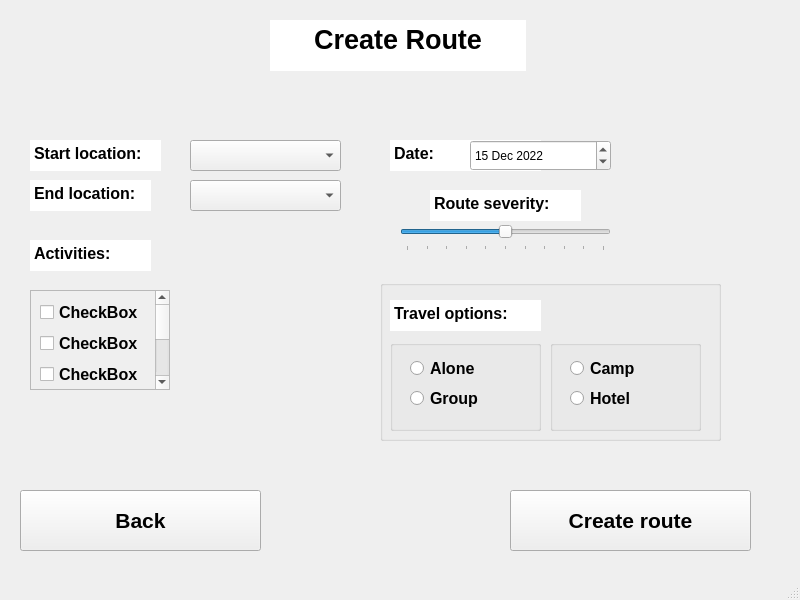
<?xml version="1.0" encoding="UTF-8"?>
<ui version="4.0">
 <class>CreateRouteWindow</class>
 <widget class="QMainWindow" name="CreateRouteWindow">
  <property name="geometry">
   <rect>
    <x>0</x>
    <y>0</y>
    <width>800</width>
    <height>600</height>
   </rect>
  </property>
  <property name="windowTitle">
   <string>MainWindow</string>
  </property>
  <widget class="QWidget" name="centralwidget">
   <widget class="QTextBrowser" name="textBrowser">
    <property name="geometry">
     <rect>
      <x>270</x>
      <y>20</y>
      <width>256</width>
      <height>51</height>
     </rect>
    </property>
    <property name="frameShape">
     <enum>QFrame::NoFrame</enum>
    </property>
    <property name="html">
     <string>&lt;!DOCTYPE HTML PUBLIC &quot;-//W3C//DTD HTML 4.0//EN&quot; &quot;http://www.w3.org/TR/REC-html40/strict.dtd&quot;&gt;
&lt;html&gt;&lt;head&gt;&lt;meta name=&quot;qrichtext&quot; content=&quot;1&quot; /&gt;&lt;style type=&quot;text/css&quot;&gt;
p, li { white-space: pre-wrap; }
&lt;/style&gt;&lt;/head&gt;&lt;body style=&quot; font-family:'MS Shell Dlg 2'; font-size:8.25pt; font-weight:400; font-style:normal;&quot;&gt;
&lt;p align=&quot;center&quot; style=&quot; margin-top:0px; margin-bottom:0px; margin-left:0px; margin-right:0px; -qt-block-indent:0; text-indent:0px;&quot;&gt;&lt;span style=&quot; font-size:20pt; font-weight:600;&quot;&gt;Create Route&lt;/span&gt;&lt;/p&gt;&lt;/body&gt;&lt;/html&gt;</string>
    </property>
   </widget>
   <widget class="QSlider" name="severity_level">
    <property name="geometry">
     <rect>
      <x>400</x>
      <y>220</y>
      <width>211</width>
      <height>31</height>
     </rect>
    </property>
    <property name="maximum">
     <number>10</number>
    </property>
    <property name="pageStep">
     <number>1</number>
    </property>
    <property name="sliderPosition">
     <number>5</number>
    </property>
    <property name="tracking">
     <bool>true</bool>
    </property>
    <property name="orientation">
     <enum>Qt::Horizontal</enum>
    </property>
    <property name="tickPosition">
     <enum>QSlider::TicksBelow</enum>
    </property>
    <property name="tickInterval">
     <number>1</number>
    </property>
   </widget>
   <widget class="QTextBrowser" name="textBrowser_2">
    <property name="geometry">
     <rect>
      <x>30</x>
      <y>140</y>
      <width>131</width>
      <height>31</height>
     </rect>
    </property>
    <property name="autoFillBackground">
     <bool>true</bool>
    </property>
    <property name="frameShape">
     <enum>QFrame::NoFrame</enum>
    </property>
    <property name="frameShadow">
     <enum>QFrame::Plain</enum>
    </property>
    <property name="html">
     <string>&lt;!DOCTYPE HTML PUBLIC &quot;-//W3C//DTD HTML 4.0//EN&quot; &quot;http://www.w3.org/TR/REC-html40/strict.dtd&quot;&gt;
&lt;html&gt;&lt;head&gt;&lt;meta name=&quot;qrichtext&quot; content=&quot;1&quot; /&gt;&lt;style type=&quot;text/css&quot;&gt;
p, li { white-space: pre-wrap; }
&lt;/style&gt;&lt;/head&gt;&lt;body style=&quot; font-family:'MS Shell Dlg 2'; font-size:8.25pt; font-weight:400; font-style:normal;&quot;&gt;
&lt;p style=&quot; margin-top:0px; margin-bottom:0px; margin-left:0px; margin-right:0px; -qt-block-indent:0; text-indent:0px;&quot;&gt;&lt;span style=&quot; font-size:12pt; font-weight:600;&quot;&gt;Start location:&lt;/span&gt;&lt;/p&gt;&lt;/body&gt;&lt;/html&gt;</string>
    </property>
   </widget>
   <widget class="QTextBrowser" name="textBrowser_3">
    <property name="geometry">
     <rect>
      <x>30</x>
      <y>180</y>
      <width>121</width>
      <height>31</height>
     </rect>
    </property>
    <property name="autoFillBackground">
     <bool>true</bool>
    </property>
    <property name="frameShape">
     <enum>QFrame::NoFrame</enum>
    </property>
    <property name="frameShadow">
     <enum>QFrame::Plain</enum>
    </property>
    <property name="html">
     <string>&lt;!DOCTYPE HTML PUBLIC &quot;-//W3C//DTD HTML 4.0//EN&quot; &quot;http://www.w3.org/TR/REC-html40/strict.dtd&quot;&gt;
&lt;html&gt;&lt;head&gt;&lt;meta name=&quot;qrichtext&quot; content=&quot;1&quot; /&gt;&lt;style type=&quot;text/css&quot;&gt;
p, li { white-space: pre-wrap; }
&lt;/style&gt;&lt;/head&gt;&lt;body style=&quot; font-family:'MS Shell Dlg 2'; font-size:8.25pt; font-weight:400; font-style:normal;&quot;&gt;
&lt;p style=&quot; margin-top:0px; margin-bottom:0px; margin-left:0px; margin-right:0px; -qt-block-indent:0; text-indent:0px;&quot;&gt;&lt;span style=&quot; font-size:12pt; font-weight:600;&quot;&gt;End location:&lt;/span&gt;&lt;/p&gt;&lt;/body&gt;&lt;/html&gt;</string>
    </property>
   </widget>
   <widget class="QTextBrowser" name="textBrowser_4">
    <property name="geometry">
     <rect>
      <x>430</x>
      <y>190</y>
      <width>151</width>
      <height>31</height>
     </rect>
    </property>
    <property name="frameShape">
     <enum>QFrame::NoFrame</enum>
    </property>
    <property name="html">
     <string>&lt;!DOCTYPE HTML PUBLIC &quot;-//W3C//DTD HTML 4.0//EN&quot; &quot;http://www.w3.org/TR/REC-html40/strict.dtd&quot;&gt;
&lt;html&gt;&lt;head&gt;&lt;meta name=&quot;qrichtext&quot; content=&quot;1&quot; /&gt;&lt;style type=&quot;text/css&quot;&gt;
p, li { white-space: pre-wrap; }
&lt;/style&gt;&lt;/head&gt;&lt;body style=&quot; font-family:'MS Shell Dlg 2'; font-size:8.25pt; font-weight:400; font-style:normal;&quot;&gt;
&lt;p style=&quot; margin-top:0px; margin-bottom:0px; margin-left:0px; margin-right:0px; -qt-block-indent:0; text-indent:0px;&quot;&gt;&lt;span style=&quot; font-size:12pt; font-weight:600;&quot;&gt;Route severity:&lt;/span&gt;&lt;/p&gt;&lt;/body&gt;&lt;/html&gt;</string>
    </property>
   </widget>
   <widget class="QComboBox" name="start_location_combo">
    <property name="geometry">
     <rect>
      <x>190</x>
      <y>140</y>
      <width>151</width>
      <height>31</height>
     </rect>
    </property>
    <property name="currentText">
     <string extracomment="Add start location"/>
    </property>
   </widget>
   <widget class="QComboBox" name="end_location_combo">
    <property name="geometry">
     <rect>
      <x>190</x>
      <y>180</y>
      <width>151</width>
      <height>31</height>
     </rect>
    </property>
    <property name="currentText">
     <string extracomment="Add start location"/>
    </property>
   </widget>
   <widget class="QPushButton" name="pushButton">
    <property name="geometry">
     <rect>
      <x>510</x>
      <y>490</y>
      <width>241</width>
      <height>61</height>
     </rect>
    </property>
    <property name="font">
     <font>
      <pointsize>16</pointsize>
      <weight>75</weight>
      <bold>true</bold>
     </font>
    </property>
    <property name="text">
     <string>Create route</string>
    </property>
   </widget>
   <widget class="QTextBrowser" name="textBrowser_5">
    <property name="geometry">
     <rect>
      <x>390</x>
      <y>140</y>
      <width>151</width>
      <height>31</height>
     </rect>
    </property>
    <property name="frameShape">
     <enum>QFrame::NoFrame</enum>
    </property>
    <property name="html">
     <string>&lt;!DOCTYPE HTML PUBLIC &quot;-//W3C//DTD HTML 4.0//EN&quot; &quot;http://www.w3.org/TR/REC-html40/strict.dtd&quot;&gt;
&lt;html&gt;&lt;head&gt;&lt;meta name=&quot;qrichtext&quot; content=&quot;1&quot; /&gt;&lt;style type=&quot;text/css&quot;&gt;
p, li { white-space: pre-wrap; }
&lt;/style&gt;&lt;/head&gt;&lt;body style=&quot; font-family:'MS Shell Dlg 2'; font-size:8.25pt; font-weight:400; font-style:normal;&quot;&gt;
&lt;p style=&quot; margin-top:0px; margin-bottom:0px; margin-left:0px; margin-right:0px; -qt-block-indent:0; text-indent:0px;&quot;&gt;&lt;span style=&quot; font-size:12pt; font-weight:600;&quot;&gt;Date:&lt;/span&gt;&lt;/p&gt;&lt;/body&gt;&lt;/html&gt;</string>
    </property>
   </widget>
   <widget class="QDateEdit" name="dateEdit">
    <property name="geometry">
     <rect>
      <x>470</x>
      <y>140</y>
      <width>141</width>
      <height>31</height>
     </rect>
    </property>
    <property name="dateTime">
     <datetime>
      <hour>0</hour>
      <minute>0</minute>
      <second>0</second>
      <year>2022</year>
      <month>12</month>
      <day>15</day>
     </datetime>
    </property>
   </widget>
   <widget class="QTextBrowser" name="textBrowser_6">
    <property name="geometry">
     <rect>
      <x>30</x>
      <y>240</y>
      <width>121</width>
      <height>31</height>
     </rect>
    </property>
    <property name="autoFillBackground">
     <bool>true</bool>
    </property>
    <property name="frameShape">
     <enum>QFrame::NoFrame</enum>
    </property>
    <property name="frameShadow">
     <enum>QFrame::Plain</enum>
    </property>
    <property name="html">
     <string>&lt;!DOCTYPE HTML PUBLIC &quot;-//W3C//DTD HTML 4.0//EN&quot; &quot;http://www.w3.org/TR/REC-html40/strict.dtd&quot;&gt;
&lt;html&gt;&lt;head&gt;&lt;meta name=&quot;qrichtext&quot; content=&quot;1&quot; /&gt;&lt;style type=&quot;text/css&quot;&gt;
p, li { white-space: pre-wrap; }
&lt;/style&gt;&lt;/head&gt;&lt;body style=&quot; font-family:'MS Shell Dlg 2'; font-size:8.25pt; font-weight:400; font-style:normal;&quot;&gt;
&lt;p style=&quot; margin-top:0px; margin-bottom:0px; margin-left:0px; margin-right:0px; -qt-block-indent:0; text-indent:0px;&quot;&gt;&lt;span style=&quot; font-size:12pt; font-weight:600;&quot;&gt;Activities:&lt;/span&gt;&lt;/p&gt;&lt;/body&gt;&lt;/html&gt;</string>
    </property>
   </widget>
   <widget class="QScrollArea" name="scrollArea">
    <property name="geometry">
     <rect>
      <x>30</x>
      <y>290</y>
      <width>140</width>
      <height>100</height>
     </rect>
    </property>
    <property name="sizePolicy">
     <sizepolicy hsizetype="Fixed" vsizetype="Fixed">
      <horstretch>0</horstretch>
      <verstretch>0</verstretch>
     </sizepolicy>
    </property>
    <property name="minimumSize">
     <size>
      <width>0</width>
      <height>100</height>
     </size>
    </property>
    <property name="verticalScrollBarPolicy">
     <enum>Qt::ScrollBarAlwaysOn</enum>
    </property>
    <property name="sizeAdjustPolicy">
     <enum>QAbstractScrollArea::AdjustToContents</enum>
    </property>
    <property name="widgetResizable">
     <bool>true</bool>
    </property>
    <widget class="QWidget" name="scrollAreaWidgetContents">
     <property name="geometry">
      <rect>
       <x>0</x>
       <y>0</y>
       <width>121</width>
       <height>186</height>
      </rect>
     </property>
     <layout class="QVBoxLayout" name="verticalLayout">
      <item>
       <widget class="QCheckBox" name="checkBox">
        <property name="font">
         <font>
          <pointsize>12</pointsize>
          <weight>75</weight>
          <bold>true</bold>
         </font>
        </property>
        <property name="text">
         <string>CheckBox</string>
        </property>
       </widget>
      </item>
      <item>
       <widget class="QCheckBox" name="checkBox_2">
        <property name="font">
         <font>
          <pointsize>12</pointsize>
          <weight>75</weight>
          <bold>true</bold>
         </font>
        </property>
        <property name="text">
         <string>CheckBox</string>
        </property>
       </widget>
      </item>
      <item>
       <widget class="QCheckBox" name="checkBox_3">
        <property name="font">
         <font>
          <pointsize>12</pointsize>
          <weight>75</weight>
          <bold>true</bold>
         </font>
        </property>
        <property name="text">
         <string>CheckBox</string>
        </property>
       </widget>
      </item>
      <item>
       <widget class="QCheckBox" name="checkBox_4">
        <property name="font">
         <font>
          <pointsize>12</pointsize>
          <weight>75</weight>
          <bold>true</bold>
         </font>
        </property>
        <property name="text">
         <string>CheckBox</string>
        </property>
       </widget>
      </item>
      <item>
       <widget class="QCheckBox" name="checkBox_5">
        <property name="font">
         <font>
          <pointsize>12</pointsize>
          <weight>75</weight>
          <bold>true</bold>
         </font>
        </property>
        <property name="text">
         <string>CheckBox</string>
        </property>
       </widget>
      </item>
      <item>
       <widget class="QCheckBox" name="checkBox_6">
        <property name="font">
         <font>
          <pointsize>12</pointsize>
          <weight>75</weight>
          <bold>true</bold>
         </font>
        </property>
        <property name="text">
         <string>CheckBox</string>
        </property>
       </widget>
      </item>
     </layout>
    </widget>
   </widget>
   <widget class="QGroupBox" name="groupBox_3">
    <property name="geometry">
     <rect>
      <x>380</x>
      <y>280</y>
      <width>341</width>
      <height>161</height>
     </rect>
    </property>
    <property name="title">
     <string/>
    </property>
    <widget class="QGroupBox" name="groupBox_2">
     <property name="geometry">
      <rect>
       <x>170</x>
       <y>60</y>
       <width>151</width>
       <height>91</height>
      </rect>
     </property>
     <property name="title">
      <string/>
     </property>
     <widget class="QRadioButton" name="radioButton_3">
      <property name="geometry">
       <rect>
        <x>20</x>
        <y>20</y>
        <width>101</width>
        <height>17</height>
       </rect>
      </property>
      <property name="font">
       <font>
        <pointsize>12</pointsize>
        <weight>75</weight>
        <bold>true</bold>
       </font>
      </property>
      <property name="text">
       <string>Camp</string>
      </property>
     </widget>
     <widget class="QRadioButton" name="radioButton_4">
      <property name="geometry">
       <rect>
        <x>20</x>
        <y>50</y>
        <width>111</width>
        <height>17</height>
       </rect>
      </property>
      <property name="font">
       <font>
        <pointsize>12</pointsize>
        <weight>75</weight>
        <bold>true</bold>
       </font>
      </property>
      <property name="text">
       <string>Hotel</string>
      </property>
     </widget>
    </widget>
    <widget class="QGroupBox" name="groupBox">
     <property name="geometry">
      <rect>
       <x>10</x>
       <y>60</y>
       <width>151</width>
       <height>91</height>
      </rect>
     </property>
     <property name="title">
      <string/>
     </property>
     <widget class="QRadioButton" name="radioButton">
      <property name="geometry">
       <rect>
        <x>20</x>
        <y>20</y>
        <width>101</width>
        <height>17</height>
       </rect>
      </property>
      <property name="font">
       <font>
        <pointsize>12</pointsize>
        <weight>75</weight>
        <bold>true</bold>
       </font>
      </property>
      <property name="text">
       <string>Alone</string>
      </property>
     </widget>
     <widget class="QRadioButton" name="radioButton_2">
      <property name="geometry">
       <rect>
        <x>20</x>
        <y>50</y>
        <width>111</width>
        <height>17</height>
       </rect>
      </property>
      <property name="font">
       <font>
        <pointsize>12</pointsize>
        <weight>75</weight>
        <bold>true</bold>
       </font>
      </property>
      <property name="text">
       <string>Group</string>
      </property>
     </widget>
    </widget>
    <widget class="QTextBrowser" name="textBrowser_7">
     <property name="geometry">
      <rect>
       <x>10</x>
       <y>20</y>
       <width>151</width>
       <height>31</height>
      </rect>
     </property>
     <property name="autoFillBackground">
      <bool>true</bool>
     </property>
     <property name="frameShape">
      <enum>QFrame::NoFrame</enum>
     </property>
     <property name="frameShadow">
      <enum>QFrame::Plain</enum>
     </property>
     <property name="html">
      <string>&lt;!DOCTYPE HTML PUBLIC &quot;-//W3C//DTD HTML 4.0//EN&quot; &quot;http://www.w3.org/TR/REC-html40/strict.dtd&quot;&gt;
&lt;html&gt;&lt;head&gt;&lt;meta name=&quot;qrichtext&quot; content=&quot;1&quot; /&gt;&lt;style type=&quot;text/css&quot;&gt;
p, li { white-space: pre-wrap; }
&lt;/style&gt;&lt;/head&gt;&lt;body style=&quot; font-family:'MS Shell Dlg 2'; font-size:8.25pt; font-weight:400; font-style:normal;&quot;&gt;
&lt;p style=&quot; margin-top:0px; margin-bottom:0px; margin-left:0px; margin-right:0px; -qt-block-indent:0; text-indent:0px;&quot;&gt;&lt;span style=&quot; font-size:12pt; font-weight:600;&quot;&gt;Travel options:&lt;/span&gt;&lt;/p&gt;&lt;/body&gt;&lt;/html&gt;</string>
     </property>
    </widget>
   </widget>
   <widget class="QPushButton" name="Backbtn">
    <property name="geometry">
     <rect>
      <x>20</x>
      <y>490</y>
      <width>241</width>
      <height>61</height>
     </rect>
    </property>
    <property name="font">
     <font>
      <pointsize>16</pointsize>
      <weight>75</weight>
      <bold>true</bold>
     </font>
    </property>
    <property name="text">
     <string>Back</string>
    </property>
   </widget>
  </widget>
  <widget class="QStatusBar" name="statusbar"/>
  <widget class="QMenuBar" name="menubar">
   <property name="geometry">
    <rect>
     <x>0</x>
     <y>0</y>
     <width>800</width>
     <height>21</height>
    </rect>
   </property>
  </widget>
 </widget>
 <resources/>
 <connections/>
 <buttongroups>
  <buttongroup name="buttonGroup"/>
 </buttongroups>
</ui>
